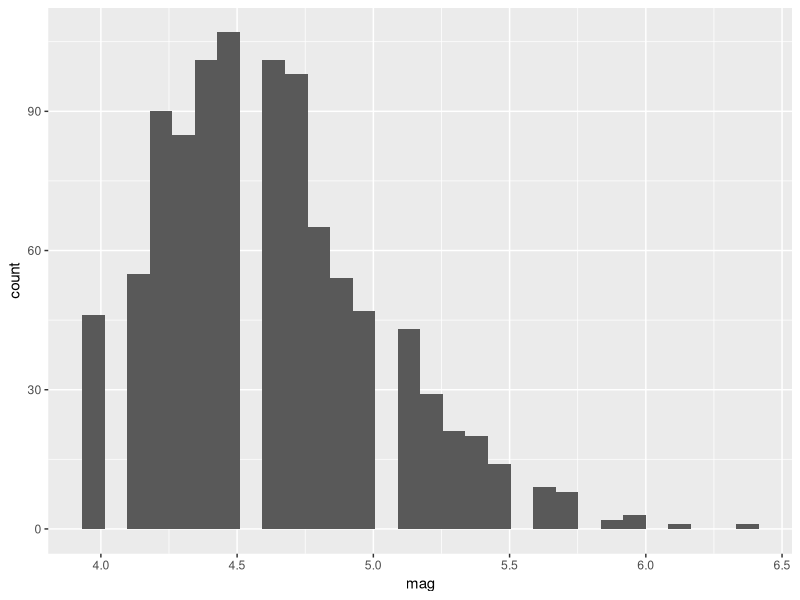
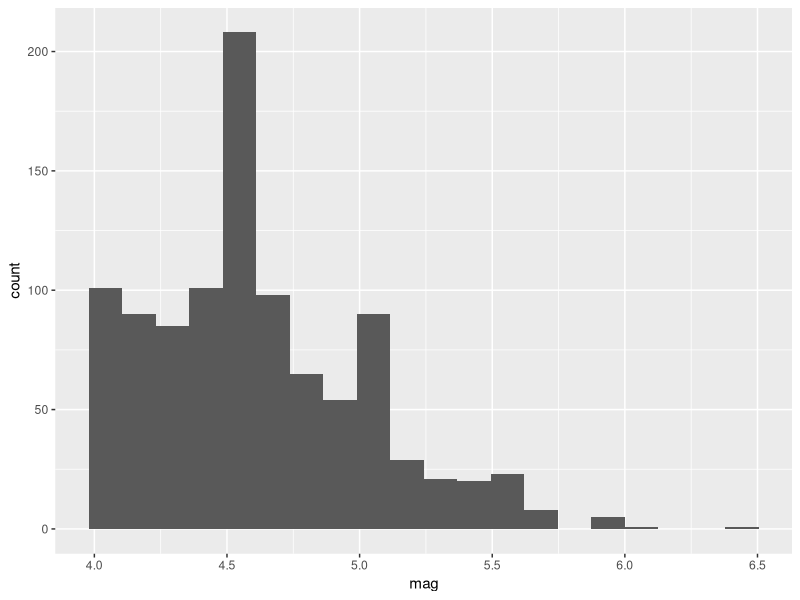
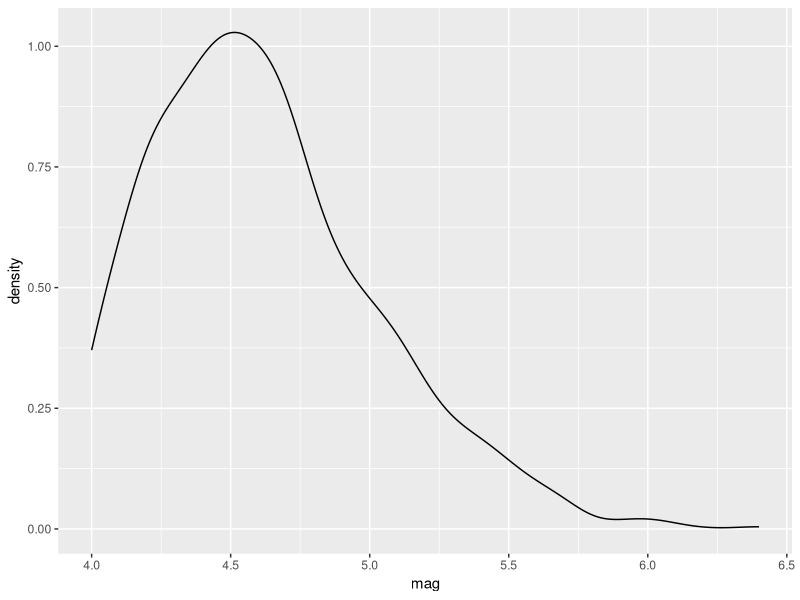
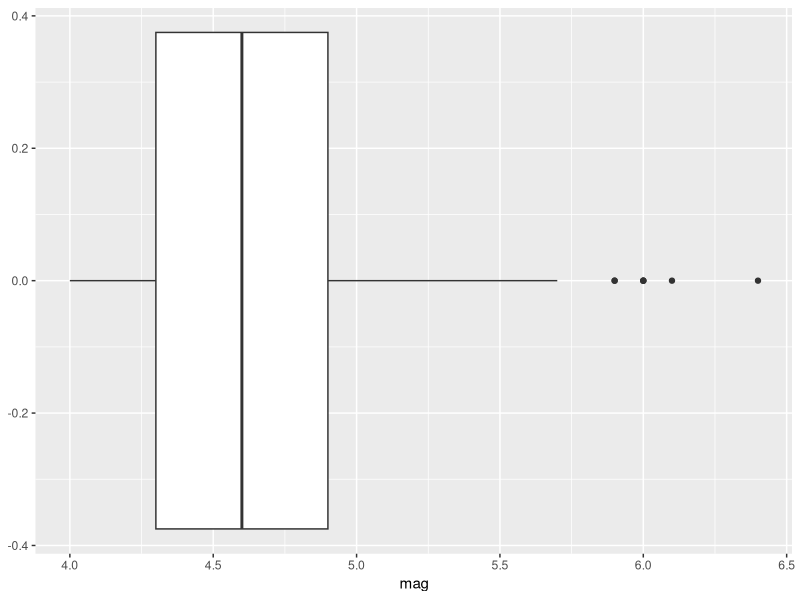
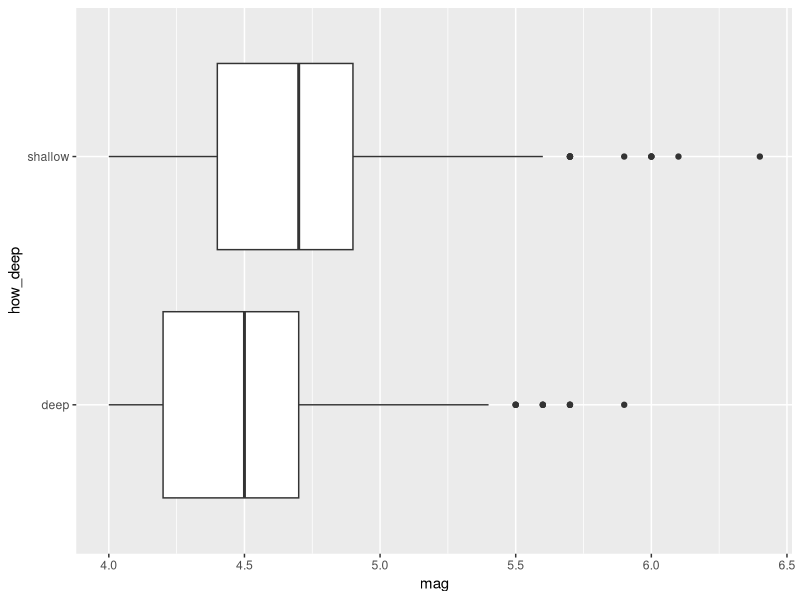

These charts were generated, in order, by the following R code:
## ---- chunk 1
library(tidyverse)

data(quakes)
head(quakes)
## ---- chunk 2
ggplot(data=quakes) +
  aes(x=mag) +
  geom_histogram()
## ---- chunk 3
ggplot(data=quakes) +
  aes(x=mag) +
  geom_histogram(bins=20)
## ---- chunk 4
ggplot(data=quakes) +
  aes(x=mag) +
  geom_density()
## ---- chunk 5
ggplot(data=quakes) +
  aes(x=mag) +
  geom_boxplot()
## ---- chunk 6
quakes_cat <- mutate(quakes, how_deep = if_else(depth < 300, "shallow", "deep"))

ggplot(data=quakes_cat) +
  aes(x=mag, y=how_deep) +
  geom_boxplot()
